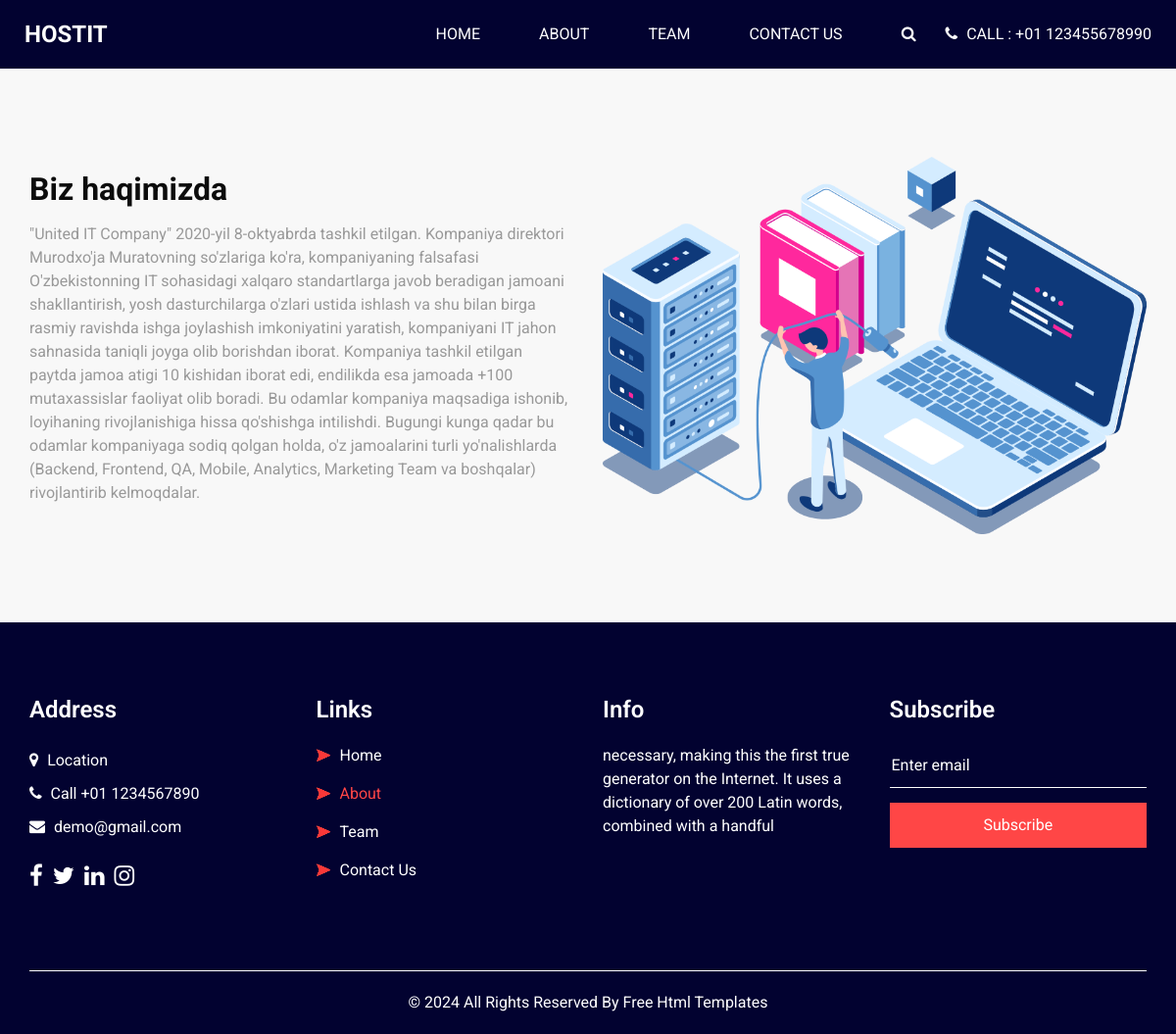
The page /about/ on the database its author committed.
### company/models.py (models this page shows, shortened)
class Company(models.Model):
    title = models.CharField(max_length=100)
    about = models.TextField()

### company/views.py (the view)
# urls.py: path('about/', aboutPageView, name='about'),
def aboutPageView(request):
    companies = Company.objects.all()
    context = {
        'companies': companies
    }
    return render(request, 'about.html', context)

### templates/about.html (shortened to what this page needs)
{% load static %}
<!DOCTYPE html>
<html>
<head>
  <link rel="stylesheet" type="text/css" href="{% static 'css/bootstrap.css' %}" />
  <link href="{% static 'css/font-awesome.min.css' %}" rel="stylesheet" />
  <link href="{% static 'css/style.css' %}" rel="stylesheet" />
  <link href="{% static 'css/responsive.css' %}" rel="stylesheet" />
</head>
<body class="sub_page">
  <div class="hero_area">
    <header class="header_section">
      <div class="container-fluid">
        <nav class="navbar navbar-expand-lg custom_nav-container ">
          <a class="navbar-brand" href="{% url 'home' %}">
            <span>Hostit</span>
          </a>
          <div class="collapse navbar-collapse" id="navbarSupportedContent">
            <ul class="navbar-nav  ml-auto">
              <li class="nav-item ">
                <a class="nav-link" href="{% url 'home' %}">Home <span class="sr-only">(current)</span></a>
              </li>
              <li class="nav-item active">
                <a class="nav-link" href="{% url 'about' %}"> About</a>
              </li>
              <li class="nav-item">
                <a class="nav-link" href="{% url 'team' %}">Team</a>
              </li>
              <li class="nav-item">
                <a class="nav-link" href="{% url 'contact-us' %}">Contact Us</a>
              </li>
            </ul>
            <div class="quote_btn-container">
              <form class="form-inline">
                <button class="btn   nav_search-btn" type="submit">
                  <i class="fa fa-search" aria-hidden="true"></i>
                </button>
              </form>
              <a href="">
                <i class="fa fa-phone" aria-hidden="true"></i>
                <span>
                  Call : +01 123455678990
                </span>
              </a>
            </div>
          </div>
        </nav>
      </div>
    </header>
  </div>
  <section class="about_section layout_padding">
    <div class="container  ">
      {% for a in companies %}
      <div class="row">
        <div class="col-md-6">
          <div class="detail-box">
            <div class="heading_container">
              <h2>
                {{ a.title }}
              </h2>
            </div>
            <p>
              {{ a.about }}
            </p>
          </div>
        </div>
        <div class="col-md-6 ">
          <div class="img-box">
            <img src="{% static 'images/about-img.png' %}" alt="">
          </div>
        </div>
      </div>
      {% endfor %}
    </div>
  </section>
  <section class="info_section layout_padding2">
    <div class="container">
      <div class="row">
        <div class="col-md-3">
          <div class="info_contact">
            <h4>
              Address
            </h4>
            <div class="contact_link_box">
              <a href="">
                <i class="fa fa-map-marker" aria-hidden="true"></i>
                <span>
                  Location
                </span>
              </a>
              <a href="">
                <i class="fa fa-phone" aria-hidden="true"></i>
                <span>
                  Call +01 1234567890
                </span>
              </a>
              <a href="">
                <i class="fa fa-envelope" aria-hidden="true"></i>
                <span>
                  demo@gmail.com
                </span>
              </a>
            </div>
          </div>
          <div class="info_social">
            <a href="">
              <i class="fa fa-facebook" aria-hidden="true"></i>
            </a>
            <a href="">
              <i class="fa fa-twitter" aria-hidden="true"></i>
            </a>
            <a href="">
              <i class="fa fa-linkedin" aria-hidden="true"></i>
            </a>
            <a href="">
              <i class="fa fa-instagram" aria-hidden="true"></i>
            </a>
          </div>
        </div>
        <div class="col-md-3">
          <div class="info_link_box">
            <h4>
              Links
            </h4>
            <div class="info_links">
              <a class="" href="{% url 'home' %}">
                <img src="{% static 'images/nav-bullet.png' %}" alt="">
                Home
              </a>
              <a class="active" href="{% url 'about' %}">
                <img src="{% static 'images/nav-bullet.png' %}" alt="">
                About
              </a>
              <a class="" href="{% url 'team' %}">
                <img src="{% static 'images/nav-bullet.png' %}" alt="">
                Team
              </a>
              <a class="" href="{% url 'contact-us' %}">
                <img src="{% static 'images/nav-bullet.png' %}" alt="">
                Contact Us
              </a>
            </div>
          </div>
        </div>
        <div class="col-md-3">
          <div class="info_detail">
            <h4>
              Info
            </h4>
            <p>
              necessary, making this the first true generator on the Internet. It uses a dictionary of over 200 Latin words, combined with a handful
            </p>
          </div>
        </div>
        <div class="col-md-3 mb-0">
          <h4>
            Subscribe
          </h4>
          <form action="#">
            <input type="text" placeholder="Enter email" />
            <button type="submit">
              Subscribe
            </button>
          </form>
        </div>
      </div>
    </div>
  </section>
  <footer class="footer_section">
    <div class="container">
      <p>
        &copy; <span id="displayYear"></span> All Rights Reserved By
        <a href="https://html.design/">Free Html Templates</a>
      </p>
    </div>
  </footer>
</body>
</html>

### static/css/style.css (style rules this page uses)
body { font-family: "Roboto", sans-serif; color: #0c0c0c; background-color: #f8f8f8; overflow-x: hidden; }
.layout_padding { padding: 90px 0; }
.layout_padding2 { padding: 75px 0; }
.heading_container { display: -webkit-box; display: -ms-flexbox; display: flex; -webkit-box-orient: vertical; -webkit-box-direction: normal; -ms-flex-direction: column; flex-direction: column; -webkit-box-align: start; -ms-flex-align: start; align-items: flex-start; }
.heading_container h2 { position: relative; font-weight: bold; margin: 0; }
a, a:hover, a:focus { text-decoration: none; }
.btn, .btn:focus { outline: none !important; -webkit-box-shadow: none; box-shadow: none; }
.hero_area { position: relative; background-color: #020230; min-height: 100vh; display: -webkit-box; display: -ms-flexbox; display: flex; -webkit-box-orient: vertical; -webkit-box-direction: normal; -ms-flex-direction: column; flex-direction: column; }
.sub_page .hero_area { min-height: auto; }
.header_section .container-fluid { padding-right: 25px; padding-left: 25px; }
.navbar-brand span { font-weight: bold; color: #ffffff; font-size: 24px; text-transform: uppercase; }
.custom_nav-container { padding: 10px 0; }
.custom_nav-container .navbar-nav .nav-item .nav-link { padding: 3px 15px; margin: 10px 15px; color: #ffffff; text-align: center; text-transform: uppercase; }
.custom_nav-container .nav_search-btn { width: 35px; height: 35px; padding: 0; border: none; color: #ffffff; margin: 0 20px; }
.quote_btn-container { display: -webkit-box; display: -ms-flexbox; display: flex; -webkit-box-align: center; -ms-flex-align: center; align-items: center; }
.quote_btn-container a { color: #ffffff; text-transform: uppercase; }
.quote_btn-container a span { margin-left: 5px; }
.about_section .row { -webkit-box-align: center; -ms-flex-align: center; align-items: center; }
.about_section .img-box img { max-width: 100%; }
.about_section .detail-box p { color: #999; margin-top: 15px; }
.info_section { background-color: #020230; color: #ffffff; }
.info_section h4 { font-weight: 600; margin-bottom: 20px; }
.info_section .info_contact .contact_link_box { display: -webkit-box; display: -ms-flexbox; display: flex; -webkit-box-orient: vertical; -webkit-box-direction: normal; -ms-flex-direction: column; flex-direction: column; }
.info_section .info_contact .contact_link_box a { margin: 5px 0; color: #ffffff; }
.info_section .info_contact .contact_link_box a i { margin-right: 5px; }
.info_section .info_social { display: -webkit-box; display: -ms-flexbox; display: flex; margin-top: 20px; }
.info_section .info_social a { display: -webkit-box; display: -ms-flexbox; display: flex; -webkit-box-pack: center; -ms-flex-pack: center; justify-content: center; -webkit-box-align: center; -ms-flex-align: center; align-items: center; color: #ffffff; border-radius: 100%; margin-right: 10px; font-size: 24px; }
.info_section .info_links { display: -webkit-box; display: -ms-flexbox; display: flex; -webkit-box-orient: vertical; -webkit-box-direction: normal; -ms-flex-direction: column; flex-direction: column; -ms-flex-wrap: wrap; flex-wrap: wrap; }
.info_section .info_links a { display: -webkit-box; display: -ms-flexbox; display: flex; -webkit-box-align: center; -ms-flex-align: center; align-items: center; margin-bottom: 15px; color: #ffffff; }
.info_section .info_links a img { margin-right: 10px; }
.info_section .info_links a:hover, .info_section .info_links a.active { color: #ff4646; }
.info_section form input { border: none; border-bottom: 1px solid #ffffff; background-color: transparent; width: 100%; height: 45px; color: #ffffff; outline: none; }
.info_section form input::placeholder { color: #ffffff; }
.info_section form button { width: 100%; text-align: center; display: inline-block; padding: 10px 55px; background-color: #ff4646; color: #ffffff; border-radius: 0; border: 1px solid #ff4646; -webkit-transition: all .3s; transition: all .3s; margin-top: 15px; }
.footer_section { position: relative; background-color: #020230; text-align: center; }
.footer_section p { color: #ffffff; padding: 20px 0; margin: 0; border-top: 1px solid #ffffff; }
.footer_section p a { color: inherit; }

### static/css/responsive.css (style rules this page uses)
@media (min-width: 1200px) { .container { max-width: 1170px; } }

### rows shown on the page
Company: title "Biz haqimizda", about "\"United IT Company\" 2020-yil 8-oktyabrda tashkil etilgan. Kompaniya direktori Murodxo'ja Muratovning so'zlariga ko'ra, kompaniyaning falsafasi O'zbekistonning IT sohasidagi xalqaro standartlarga javob beradigan jamoani shakllantirish, yosh dasturchilarga o'zlari ustida ishlash va shu bilan birga rasmiy ravishda ishga joylashish imkoniyatini yaratish, kompaniyani IT jahon sahnasida taniqli joyga olib borishdan iborat. Kompaniya tashkil etilgan paytda jamoa atigi 10 kishidan iborat edi, endilikda esa jamoada +100 mutaxassislar faoliyat olib boradi. Bu odamlar kompaniya maqsadiga ishonib, loyihaning rivojlanishiga hissa qo'shishga intilishdi. Bugungi kunga qadar bu odamlar kompaniyaga sodiq…"
